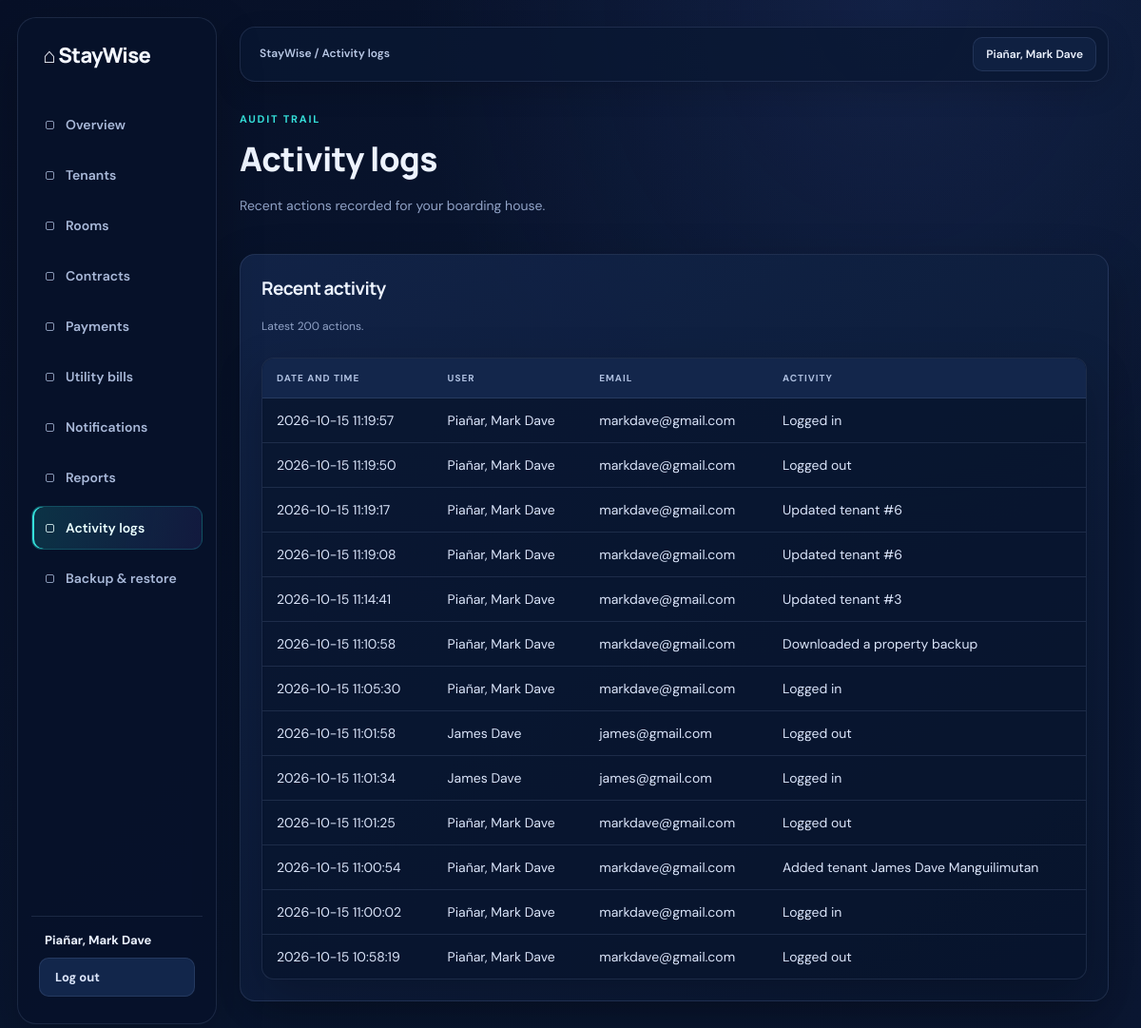
The page /activity_logs.php (signed in) on the database its author committed.
### tables this page shows
CREATE TABLE `app_users` (
  `user_id` int(10) UNSIGNED NOT NULL,
  `full_name` varchar(150) NOT NULL,
  `email` varchar(190) NOT NULL,
  `password_hash` varchar(255) NOT NULL,
  `created_at` timestamp NOT NULL DEFAULT current_timestamp(),
  `role` enum('owner','tenant') NOT NULL DEFAULT 'owner',
  `status` enum('active','pending','disabled') NOT NULL DEFAULT 'active',
  `username` varchar(50) DEFAULT NULL
);

CREATE TABLE `activity_logs` (
  `log_id` bigint(20) UNSIGNED NOT NULL,
  `owner_id` int(10) UNSIGNED NOT NULL,
  `user_id` int(10) UNSIGNED NOT NULL,
  `activity` varchar(255) NOT NULL,
  `created_at` timestamp NOT NULL DEFAULT current_timestamp()
);

### backend/auth_init.php (called while the page is built, shortened)
<?php
function require_staywise_login(): void
{
    $userId = (int) ($_SESSION['staywise_user']['id'] ?? 0);
    $stmt = $GLOBALS['pdo']->prepare(
        'SELECT user_id, full_name, email, role, status FROM app_users WHERE user_id = :user_id LIMIT 1'
    );
    $stmt->execute([':user_id' => $userId]);
}
function require_staywise_owner(): void
{
    require_staywise_login();
}

### activity_logs.php (the view, shortened to what this page needs)
<?php
require_once __DIR__ . '/backend/auth_init.php';
require_staywise_owner();
$activePage = 'activity';
$stmt = $pdo->prepare(
    'SELECT l.activity, l.created_at, u.full_name, u.email
     FROM activity_logs l JOIN app_users u ON u.user_id = l.user_id
     WHERE l.owner_id = :owner_id ORDER BY l.created_at DESC LIMIT 200'
);
$stmt->execute([':owner_id' => $_SESSION['staywise_user']['owner_id']]);
$logs = $stmt->fetchAll();
?>
<!DOCTYPE html>
<html lang="en">
<head>
    <link rel="stylesheet" href="assets/css/style.css?v=20261015">
</head>
<body>
    <?php require __DIR__ . '/Include/sidebar.php'; ?>
    <main class="home-content">
        <header class="topbar"><p class="topbar-label">StayWise <span aria-hidden="true">/</span> Activity logs</p><span class="topbar-user"><?= htmlspecialchars($_SESSION['staywise_user']['name'], ENT_QUOTES, 'UTF-8') ?></span></header>
        <div class="page-head"><div><p class="eyebrow">Audit trail</p><h1>Activity logs</h1><p>Recent actions recorded for your boarding house.</p></div></div>
        <section class="panel">
            <div class="panel-head"><div><h2>Recent activity</h2><p>Latest 200 actions.</p></div></div>
            <table><thead><tr><th>Date and time</th><th>User</th><th>Email</th><th>Activity</th></tr></thead><tbody>
                <?php foreach ($logs as $log): ?><tr><td><?= htmlspecialchars($log['created_at'], ENT_QUOTES, 'UTF-8') ?></td><td><?= htmlspecialchars($log['full_name'], ENT_QUOTES, 'UTF-8') ?></td><td><?= htmlspecialchars($log['email'], ENT_QUOTES, 'UTF-8') ?></td><td><?= htmlspecialchars($log['activity'], ENT_QUOTES, 'UTF-8') ?></td></tr><?php endforeach; ?>
            </tbody></table>
        </section>
    </main>
</body>
</html>

### Include/sidebar.php (shortened to what this page needs)
<?php
$activePage = $activePage ?? '';
$currentUser = $_SESSION['staywise_user'] ?? [];
?>
<nav aria-label="Main navigation">
    <a href="index.php" class="<?= $activePage === 'overview' ? 'active' : '' ?>" <?= $activePage === 'overview' ? 'aria-current="page"' : '' ?>>Overview</a>
    <?php if (($currentUser['role'] ?? '') === 'owner'): ?>
        <a href="view_tenants.php" class="<?= $activePage === 'tenants' ? 'active' : '' ?>" <?= $activePage === 'tenants' ? 'aria-current="page"' : '' ?>>Tenants</a>
        <a href="rooms.php" class="<?= $activePage === 'rooms' ? 'active' : '' ?>" <?= $activePage === 'rooms' ? 'aria-current="page"' : '' ?>>Rooms</a>
        <a href="contracts.php" class="<?= $activePage === 'contracts' ? 'active' : '' ?>" <?= $activePage === 'contracts' ? 'aria-current="page"' : '' ?>>Contracts</a>
        <a href="payments.php" class="<?= $activePage === 'payments' ? 'active' : '' ?>" <?= $activePage === 'payments' ? 'aria-current="page"' : '' ?>>Payments</a>
        <a href="utility_bills.php" class="<?= $activePage === 'utilities' ? 'active' : '' ?>" <?= $activePage === 'utilities' ? 'aria-current="page"' : '' ?>>Utility bills</a>
        <a href="notifications.php" class="<?= $activePage === 'notifications' ? 'active' : '' ?>" <?= $activePage === 'notifications' ? 'aria-current="page"' : '' ?>>Notifications</a>
        <a href="reports.php" class="<?= $activePage === 'reports' ? 'active' : '' ?>" <?= $activePage === 'reports' ? 'aria-current="page"' : '' ?>>Reports</a>
        <a href="activity_logs.php" class="<?= $activePage === 'activity' ? 'active' : '' ?>" <?= $activePage === 'activity' ? 'aria-current="page"' : '' ?>>Activity logs</a>
        <a href="backup.php" class="<?= $activePage === 'backup' ? 'active' : '' ?>" <?= $activePage === 'backup' ? 'aria-current="page"' : '' ?>>Backup &amp; restore</a>
    <?php else: ?>
        <a href="notifications.php" class="<?= $activePage === 'notifications' ? 'active' : '' ?>" <?= $activePage === 'notifications' ? 'aria-current="page"' : '' ?>>Notifications</a>
    <?php endif; ?>
    <div class="sidebar-account">
        <span class="sidebar-user"><?= htmlspecialchars($currentUser['name'] ?? 'User', ENT_QUOTES, 'UTF-8') ?></span>
        <form class="sidebar-form" method="POST" action="logout.php" onsubmit="return confirm('Are you sure you want to log out?');">
            <button class="sidebar-logout" type="submit">Log out</button>
        </form>
    </div>
</nav>

### rows shown on the page
app_users: full_name "Piañar, Mark Dave"
activity_logs: created_at "2026-10-15 11:19:57", owner.full_name "Piañar, Mark Dave", owner.email "markdave@gmail.com", activity "Logged in"
activity_logs: created_at "2026-10-15 11:19:50", owner.full_name "Piañar, Mark Dave", owner.email "markdave@gmail.com", activity "Logged out"
activity_logs: created_at "2026-10-15 11:19:17", owner.full_name "Piañar, Mark Dave", owner.email "markdave@gmail.com", activity "Updated tenant #6"
activity_logs: created_at "2026-10-15 11:19:08", owner.full_name "Piañar, Mark Dave", owner.email "markdave@gmail.com", activity "Updated tenant #6"
activity_logs: created_at "2026-10-15 11:14:41", owner.full_name "Piañar, Mark Dave", owner.email "markdave@gmail.com", activity "Updated tenant #3"
activity_logs: created_at "2026-10-15 11:10:58", owner.full_name "Piañar, Mark Dave", owner.email "markdave@gmail.com", activity "Downloaded a property backup"
activity_logs: created_at "2026-10-15 11:05:30", owner.full_name "Piañar, Mark Dave", owner.email "markdave@gmail.com", activity "Logged in"
activity_logs: created_at "2026-10-15 11:01:58", user.full_name "James Dave", user.email "james@gmail.com", activity "Logged out"
activity_logs: created_at "2026-10-15 11:01:34", user.full_name "James Dave", user.email "james@gmail.com", activity "Logged in"
activity_logs: created_at "2026-10-15 11:01:25", owner.full_name "Piañar, Mark Dave", owner.email "markdave@gmail.com", activity "Logged out"
activity_logs: created_at "2026-10-15 11:00:54", owner.full_name "Piañar, Mark Dave", owner.email "markdave@gmail.com", activity "Added tenant James Dave Manguilimutan"
activity_logs: created_at "2026-10-15 11:00:02", owner.full_name "Piañar, Mark Dave", owner.email "markdave@gmail.com", activity "Logged in"
activity_logs: created_at "2026-10-15 10:58:19", owner.full_name "Piañar, Mark Dave", owner.email "markdave@gmail.com", activity "Logged out"

### other values the page prints
$_SESSION['staywise_user']['name'] "Piañar, Mark Dave"
